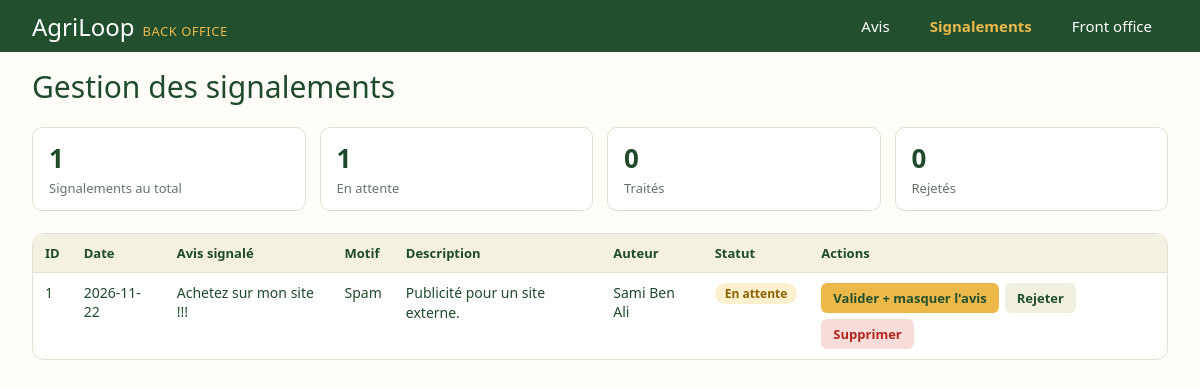
Screenshot of /views/backoffice/signalement.php with the database file from the repository.
### tables this page shows
CREATE TABLE signalement (
  id          INT AUTO_INCREMENT PRIMARY KEY,
  motif       VARCHAR(20) NOT NULL,                    
  description TEXT NOT NULL,
  auteur      VARCHAR(100) NOT NULL,
  date_signalement DATE NOT NULL DEFAULT (CURRENT_DATE),
  statut      VARCHAR(20) NOT NULL DEFAULT 'attente',  
  idAvis      INT NOT NULL,
  FOREIGN KEY (idAvis) REFERENCES avis(id) ON DELETE CASCADE
);

CREATE TABLE avis (
  id          INT AUTO_INCREMENT PRIMARY KEY,
  titre       VARCHAR(150) NOT NULL,
  note        TINYINT NOT NULL,                        
  fraicheur   TINYINT NOT NULL,                        
  commentaire TEXT NOT NULL,
  date_avis   DATE NOT NULL DEFAULT (CURRENT_DATE),
  statut      VARCHAR(20) NOT NULL DEFAULT 'publie',   
  idOffre     INT NOT NULL,
  idAuteur    INT NOT NULL,
  FOREIGN KEY (idOffre)  REFERENCES offre(id)       ON DELETE CASCADE,
  FOREIGN KEY (idAuteur) REFERENCES utilisateur(id) ON DELETE CASCADE
);

### views/backoffice/signalement.php (the view, shortened to what this page needs)
<?php
$pdo = new PDO('mysql:host=localhost;dbname=agriloop;charset=utf8mb4', 'root', '', [
    PDO::ATTR_ERRMODE            => PDO::ERRMODE_EXCEPTION,
    PDO::ATTR_DEFAULT_FETCH_MODE => PDO::FETCH_ASSOC,
]);
function e($texte) {
    return htmlspecialchars((string)$texte, ENT_QUOTES, 'UTF-8');
}
$motifs  = ['spam' => 'Spam', 'injurieux' => 'Propos injurieux', 'faux' => 'Faux avis', 'autre' => 'Autre'];
$statuts = ['attente' => 'En attente', 'traite' => 'Traité', 'rejete' => 'Rejeté'];
$stats = $pdo->query(
    "SELECT COUNT(*) AS total,
            COALESCE(SUM(statut = 'attente'), 0) AS attente,
            COALESCE(SUM(statut = 'traite'), 0)  AS traite,
            COALESCE(SUM(statut = 'rejete'), 0)  AS rejete
     FROM signalement"
)->fetch();
$liste = $pdo->query(
    "SELECT s.*, a.titre AS titre_avis
     FROM signalement s
     JOIN avis a ON a.id = s.idAvis
     ORDER BY s.date_signalement DESC, s.id DESC"
)->fetchAll();
?>
<!DOCTYPE html>
<html lang="fr">
<head>
  <link rel="stylesheet" href="back.css">
</head>
<body>
  <header>
    <a class="logo" href="avis.php">AgriLoop<small>BACK OFFICE</small></a>
    <nav>
      <a href="avis.php">Avis</a>
      <a href="signalement.php" class="active">Signalements</a>
      <a href="../front-office/avis.html">Front office</a>
    </nav>
  </header>
  <main>
    <h1>Gestion des signalements</h1>
    <div class="stats">
      <div class="stat"><b><?= (int)$stats['total'] ?></b><span>Signalements au total</span></div>
      <div class="stat"><b><?= (int)$stats['attente'] ?></b><span>En attente</span></div>
      <div class="stat"><b><?= (int)$stats['traite'] ?></b><span>Traités</span></div>
      <div class="stat"><b><?= (int)$stats['rejete'] ?></b><span>Rejetés</span></div>
    </div>
    <div class="table-wrap">
      <table>
        <thead>
          <tr>
            <th>ID</th><th>Date</th><th>Avis signalé</th><th>Motif</th>
            <th>Description</th><th>Auteur</th><th>Statut</th><th>Actions</th>
          </tr>
        </thead>
        <tbody>
        <?php foreach ($liste as $s): ?>
          <tr>
            <td><?= $s['id'] ?></td>
            <td><?= e($s['date_signalement']) ?></td>
            <td><?= e($s['titre_avis']) ?></td>
            <td><?= e($motifs[$s['motif']] ?? $s['motif']) ?></td>
            <td class="cell-texte"><?= e($s['description']) ?></td>
            <td><?= e($s['auteur']) ?></td>
            <td><span class="badge <?= e($s['statut']) ?>"><?= e($statuts[$s['statut']] ?? $s['statut']) ?></span></td>
            <td>
              <form method="post" class="actions-cell" onsubmit="return confirm('Confirmer ?');">
                <?php if ($s['statut'] === 'attente'): ?>
                  <button class="btn" name="action" value="valider">Valider + masquer l'avis</button>
                  <button class="btn sec" name="action" value="rejeter">Rejeter</button>
                <?php endif; ?>
                <button class="btn danger" name="action" value="supprimer">Supprimer</button>
              </form>
            </td>
          </tr>
        <?php endforeach; ?>
        </tbody>
      </table>
    </div>
  </main>
</body>
</html>

### views/backoffice/back.css (style rules this page uses)
:root { --vert-fonce: #22502e; --vert-texte: #1f4a2b; --creme: #fffdf7; --bordure: #e3e0d3; --jaune: #ecb84a; --jaune-hover: #e2a92f; --gris-placeholder: #8a9a8e; --erreur: #b3261e; --ok: #2e7d32; }
* { box-sizing: border-box; }
body { margin: 0; font-family: "Segoe UI", Tahoma, Arial, sans-serif; background: var(--creme); color: var(--vert-texte); }
header { background: var(--vert-fonce); display: flex; align-items: center; justify-content: space-between; padding: 0 32px; height: 52px; }
.logo { color: #fff; font-size: 24px; text-decoration: none; }
.logo small { font-size: 13px; color: var(--jaune); margin-left: 8px; letter-spacing: .5px; }
nav { display: flex; gap: 8px; }
nav a { color: #fff; text-decoration: none; font-size: 15px; padding: 0 16px; }
nav a.active { color: var(--jaune); font-weight: 700; }
main { max-width: 1200px; margin: 0 auto; padding: 14px 32px 40px; }
h1 { font-size: 30px; font-weight: 400; margin: 0 0 20px; }
.stats { display: grid; grid-template-columns: repeat(4, 1fr); gap: 14px; margin-bottom: 22px; }
.stat { background: #fff; border: 1px solid var(--bordure); border-radius: 10px; padding: 12px 16px; }
.stat b { display: block; font-size: 26px; }
.stat span { font-size: 13px; color: #657568; }
.table-wrap { background: #fff; border: 1px solid var(--bordure); border-radius: 12px; overflow-x: auto; }
table { width: 100%; border-collapse: collapse; font-size: 14px; }
th { background: #f4f1e3; text-align: left; padding: 10px 12px; font-size: 13px; white-space: nowrap; }
td { padding: 10px 12px; border-top: 1px solid var(--bordure); vertical-align: top; }
.cell-texte { max-width: 280px; line-height: 1.4; }
.badge { display: inline-block; padding: 2px 10px; border-radius: 12px; font-size: 12px; font-weight: 700; white-space: nowrap; }
.badge.attente { background: #fdf0cf; color: #8a6200; }
.actions-cell { display: flex; gap: 6px; flex-wrap: wrap; }
button.btn { background: var(--jaune); color: var(--vert-fonce); font-family: inherit; font-size: 13px; font-weight: 700; border: none; border-radius: 6px; height: 30px; padding: 0 12px; cursor: pointer; white-space: nowrap; }
button.btn.sec { background: #f1efdf; }
button.btn.danger { background: #f8dcd9; color: var(--erreur); }

### rows the page displays
signalement: id "1", date_signalement "2026-11-22", idAvis.titre "Achetez sur mon site !!!", motif "Spam", description "Publicité pour un site externe.", auteur "Sami Ben Ali", statut "En attente", shows "Valider + masquer l'avis"

### other values shown
$stats['total'] "1"
$stats['attente'] "1"
$stats['traite'] "0"
$stats['rejete'] "0"
